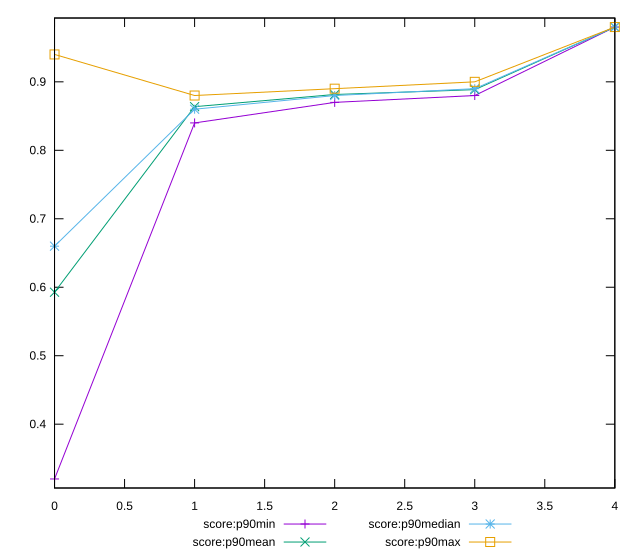

Write the gnuplot code that produced this figure.
reset

$scoreP90Min <<EOF
0 0.32
1 0.84
2 0.87
3 0.88
4 0.98
EOF

$scoreP90Mean <<EOF
0 0.5927472527472525
1 0.8637362637362633
2 0.8815384615384618
3 0.8885714285714289
4 0.9800000000000001
EOF

$scoreP90Median <<EOF
0 0.66
1 0.86
2 0.88
3 0.89
4 0.98
EOF

$scoreP90Max <<EOF
0 0.94
1 0.88
2 0.89
3 0.9
4 0.98
EOF

set key outside below
set xrange [0:4]
set yrange [0.3068:0.9932000000000001]
set trange [0.3068:0.9932000000000001]
set terminal svg size 640, 560 enhanced background rgb 'white'
set output "report_00009_2021-02-08T22-37-41.559Z/first-contentful-paint/progression/score.svg"

plot $scoreP90Min title "score:p90min" with linespoints, \
     $scoreP90Mean title "score:p90mean" with linespoints, \
     $scoreP90Median title "score:p90median" with linespoints, \
     $scoreP90Max title "score:p90max" with linespoints

reset
